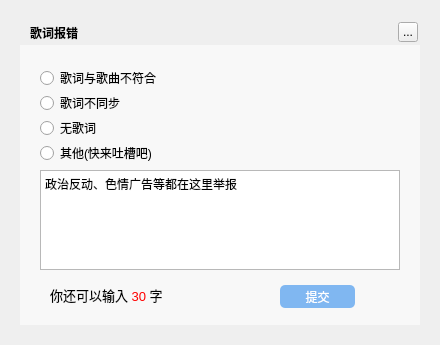
<?xml version="1.0" encoding="UTF-8"?>
<ui version="4.0">
 <class>MusicLrcErrorWidget</class>
 <widget class="QWidget" name="MusicLrcErrorWidget">
  <property name="geometry">
   <rect>
    <x>0</x>
    <y>0</y>
    <width>440</width>
    <height>345</height>
   </rect>
  </property>
  <property name="windowTitle">
   <string>Form</string>
  </property>
  <widget class="QLabel" name="background">
   <property name="geometry">
    <rect>
     <x>20</x>
     <y>20</y>
     <width>400</width>
     <height>305</height>
    </rect>
   </property>
   <property name="text">
    <string/>
   </property>
  </widget>
  <widget class="QLabel" name="topTitleName">
   <property name="geometry">
    <rect>
     <x>30</x>
     <y>20</y>
     <width>91</width>
     <height>25</height>
    </rect>
   </property>
   <property name="styleSheet">
    <string notr="true">color:&quot;#FFFFFF&quot;;font-weight:bold</string>
   </property>
   <property name="text">
    <string>歌词报错</string>
   </property>
  </widget>
  <widget class="QToolButton" name="topTitleCloseButton">
   <property name="geometry">
    <rect>
     <x>398</x>
     <y>22</y>
     <width>20</width>
     <height>20</height>
    </rect>
   </property>
   <property name="text">
    <string>...</string>
   </property>
  </widget>
  <widget class="QWidget" name="backgroundMask" native="true">
   <property name="geometry">
    <rect>
     <x>20</x>
     <y>45</y>
     <width>400</width>
     <height>280</height>
    </rect>
   </property>
   <property name="styleSheet">
    <string notr="true">background:rgba(255,255,255,150)</string>
   </property>
  </widget>
  <widget class="QRadioButton" name="radioButton1">
   <property name="geometry">
    <rect>
     <x>40</x>
     <y>70</y>
     <width>200</width>
     <height>16</height>
    </rect>
   </property>
   <property name="text">
    <string>歌词与歌曲不符合</string>
   </property>
  </widget>
  <widget class="QRadioButton" name="radioButton2">
   <property name="geometry">
    <rect>
     <x>40</x>
     <y>95</y>
     <width>200</width>
     <height>16</height>
    </rect>
   </property>
   <property name="text">
    <string>歌词不同步</string>
   </property>
  </widget>
  <widget class="QRadioButton" name="radioButton3">
   <property name="geometry">
    <rect>
     <x>40</x>
     <y>120</y>
     <width>200</width>
     <height>16</height>
    </rect>
   </property>
   <property name="text">
    <string>无歌词</string>
   </property>
  </widget>
  <widget class="QRadioButton" name="radioButton4">
   <property name="geometry">
    <rect>
     <x>40</x>
     <y>145</y>
     <width>200</width>
     <height>16</height>
    </rect>
   </property>
   <property name="text">
    <string>其他(快来吐槽吧)</string>
   </property>
  </widget>
  <widget class="QTextEdit" name="textEdit">
   <property name="geometry">
    <rect>
     <x>40</x>
     <y>170</y>
     <width>360</width>
     <height>100</height>
    </rect>
   </property>
   <property name="html">
    <string>&lt;!DOCTYPE HTML PUBLIC &quot;-//W3C//DTD HTML 4.0//EN&quot; &quot;http://www.w3.org/TR/REC-html40/strict.dtd&quot;&gt;
&lt;html&gt;&lt;head&gt;&lt;meta name=&quot;qrichtext&quot; content=&quot;1&quot; /&gt;&lt;style type=&quot;text/css&quot;&gt;
p, li { white-space: pre-wrap; }
&lt;/style&gt;&lt;/head&gt;&lt;body style=&quot; font-family:'SimSun'; font-size:9pt; font-weight:400; font-style:normal;&quot;&gt;
&lt;p style=&quot; margin-top:0px; margin-bottom:0px; margin-left:0px; margin-right:0px; -qt-block-indent:0; text-indent:0px;&quot;&gt;政治反动、色情广告等都在这里举报&lt;/p&gt;&lt;/body&gt;&lt;/html&gt;</string>
   </property>
   <property name="placeholderText">
    <string/>
   </property>
  </widget>
  <widget class="QPushButton" name="pushButton">
   <property name="geometry">
    <rect>
     <x>280</x>
     <y>285</y>
     <width>75</width>
     <height>23</height>
    </rect>
   </property>
   <property name="styleSheet">
    <string notr="true">QPushButton{border-radius:5px;background-color:#80B7F1;color:white;}</string>
   </property>
   <property name="text">
    <string>提交</string>
   </property>
  </widget>
  <widget class="QLabel" name="label">
   <property name="geometry">
    <rect>
     <x>50</x>
     <y>285</y>
     <width>181</width>
     <height>20</height>
    </rect>
   </property>
   <property name="text">
    <string>&lt;html&gt;&lt;head/&gt;&lt;body&gt;&lt;p&gt;&lt;span style=&quot; font-size:10pt;&quot;&gt;你还可以输入 &lt;/span&gt;&lt;span style=&quot; font-size:10pt; color:#ff0000;&quot;&gt;30&lt;/span&gt;&lt;span style=&quot; font-size:10pt;&quot;&gt; 字&lt;/span&gt;&lt;/p&gt;&lt;/body&gt;&lt;/html&gt;</string>
   </property>
  </widget>
  <zorder>background</zorder>
  <zorder>backgroundMask</zorder>
  <zorder>topTitleName</zorder>
  <zorder>topTitleCloseButton</zorder>
  <zorder>radioButton1</zorder>
  <zorder>radioButton2</zorder>
  <zorder>radioButton3</zorder>
  <zorder>radioButton4</zorder>
  <zorder>textEdit</zorder>
  <zorder>pushButton</zorder>
  <zorder>label</zorder>
 </widget>
 <resources/>
 <connections/>
</ui>
